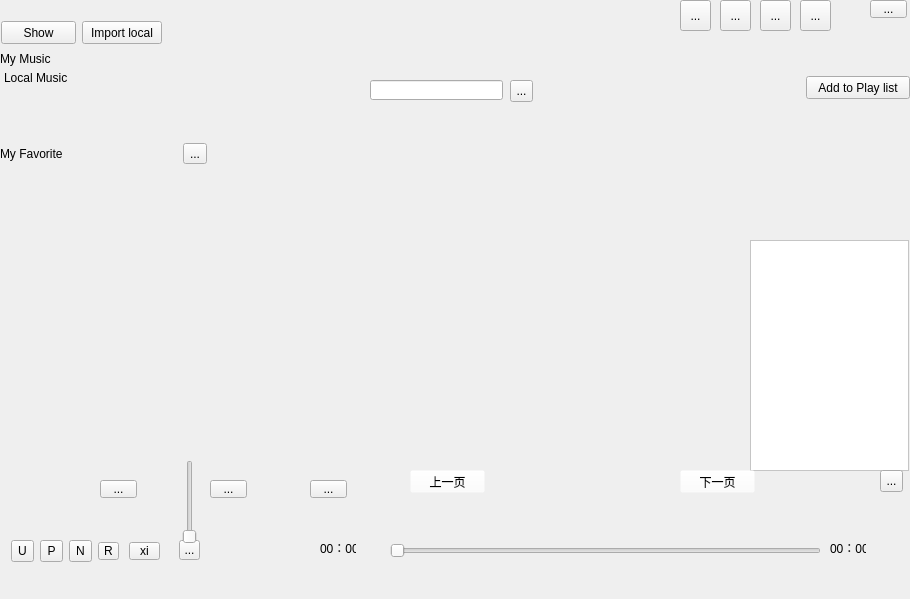
<?xml version="1.0" encoding="UTF-8"?>
<ui version="4.0">
 <class>Widget</class>
 <widget class="QWidget" name="Widget">
  <property name="geometry">
   <rect>
    <x>0</x>
    <y>0</y>
    <width>910</width>
    <height>599</height>
   </rect>
  </property>
  <property name="sizePolicy">
   <sizepolicy hsizetype="Expanding" vsizetype="Expanding">
    <horstretch>0</horstretch>
    <verstretch>0</verstretch>
   </sizepolicy>
  </property>
  <property name="windowTitle">
   <string>Music</string>
  </property>
  <property name="windowIcon">
   <iconset resource="image.qrc">
    <normaloff>:/Image/mai.jpg</normaloff>:/Image/mai.jpg</iconset>
  </property>
  <property name="autoFillBackground">
   <bool>true</bool>
  </property>
  <property name="styleSheet">
   <string notr="true"/>
  </property>
  <widget class="QLabel" name="label_2">
   <property name="geometry">
    <rect>
     <x>0</x>
     <y>50</y>
     <width>67</width>
     <height>17</height>
    </rect>
   </property>
   <property name="text">
    <string>My Music</string>
   </property>
  </widget>
  <widget class="QWidget" name="layoutWidget">
   <property name="geometry">
    <rect>
     <x>0</x>
     <y>140</y>
     <width>695</width>
     <height>27</height>
    </rect>
   </property>
   <layout class="QHBoxLayout" name="horizontalLayout_3">
    <item>
     <widget class="QLabel" name="label_3">
      <property name="text">
       <string>My Favorite </string>
      </property>
     </widget>
    </item>
    <item>
     <spacer name="horizontalSpacer_2">
      <property name="orientation">
       <enum>Qt::Horizontal</enum>
      </property>
      <property name="sizeHint" stdset="0">
       <size>
        <width>78</width>
        <height>20</height>
       </size>
      </property>
     </spacer>
    </item>
    <item>
     <widget class="QToolButton" name="toolButton_7">
      <property name="text">
       <string>...</string>
      </property>
      <property name="icon">
       <iconset resource="image.qrc">
        <normaloff>:/Image/new.png</normaloff>:/Image/new.png</iconset>
      </property>
     </widget>
    </item>
    <item>
     <spacer name="horizontalSpacer_3">
      <property name="orientation">
       <enum>Qt::Horizontal</enum>
      </property>
      <property name="sizeHint" stdset="0">
       <size>
        <width>488</width>
        <height>20</height>
       </size>
      </property>
     </spacer>
    </item>
   </layout>
  </widget>
  <widget class="QListWidget" name="listWidget_3">
   <property name="geometry">
    <rect>
     <x>1</x>
     <y>161</y>
     <width>241</width>
     <height>311</height>
    </rect>
   </property>
   <property name="styleSheet">
    <string notr="true">background-color: rgba(255, 255, 255, 0);</string>
   </property>
  </widget>
  <widget class="QTableWidget" name="tableWidget">
   <property name="geometry">
    <rect>
     <x>270</x>
     <y>160</y>
     <width>641</width>
     <height>311</height>
    </rect>
   </property>
   <property name="styleSheet">
    <string notr="true">background-color: rgba(255, 255, 255, 0);</string>
   </property>
  </widget>
  <widget class="QListWidget" name="listWidget">
   <property name="geometry">
    <rect>
     <x>750</x>
     <y>240</y>
     <width>159</width>
     <height>231</height>
    </rect>
   </property>
   <property name="styleSheet">
    <string notr="true">background-color: rgb(255, 255, 255);</string>
   </property>
  </widget>
  <widget class="QToolButton" name="toolButton_9">
   <property name="geometry">
    <rect>
     <x>720</x>
     <y>0</y>
     <width>31</width>
     <height>31</height>
    </rect>
   </property>
   <property name="text">
    <string>...</string>
   </property>
   <property name="icon">
    <iconset resource="image.qrc">
     <normaloff>:/Image/setting.png</normaloff>:/Image/setting.png</iconset>
   </property>
  </widget>
  <widget class="QToolButton" name="toolButton_10">
   <property name="geometry">
    <rect>
     <x>760</x>
     <y>0</y>
     <width>31</width>
     <height>31</height>
    </rect>
   </property>
   <property name="text">
    <string>...</string>
   </property>
   <property name="icon">
    <iconset resource="image.qrc">
     <normaloff>:/Image/log.png</normaloff>:/Image/log.png</iconset>
   </property>
  </widget>
  <widget class="QToolButton" name="toolButton_11">
   <property name="geometry">
    <rect>
     <x>800</x>
     <y>0</y>
     <width>31</width>
     <height>31</height>
    </rect>
   </property>
   <property name="text">
    <string>...</string>
   </property>
  </widget>
  <widget class="QToolButton" name="toolButton_12">
   <property name="geometry">
    <rect>
     <x>680</x>
     <y>0</y>
     <width>31</width>
     <height>31</height>
    </rect>
   </property>
   <property name="text">
    <string>...</string>
   </property>
   <property name="icon">
    <iconset resource="image.qrc">
     <normaloff>:/Image/skin.png</normaloff>:/Image/skin.png</iconset>
   </property>
  </widget>
  <widget class="QToolButton" name="toolButton_13">
   <property name="geometry">
    <rect>
     <x>179</x>
     <y>540</y>
     <width>21</width>
     <height>20</height>
    </rect>
   </property>
   <property name="text">
    <string>...</string>
   </property>
   <property name="icon">
    <iconset resource="image.qrc">
     <normaloff>:/Image/volum.png</normaloff>:/Image/volum.png</iconset>
   </property>
  </widget>
  <widget class="QListWidget" name="listWidget_2">
   <property name="geometry">
    <rect>
     <x>0</x>
     <y>70</y>
     <width>241</width>
     <height>71</height>
    </rect>
   </property>
   <property name="styleSheet">
    <string notr="true">background-color: rgba(255, 255, 255, 0);</string>
   </property>
   <item>
    <property name="text">
     <string>Local Music</string>
    </property>
   </item>
  </widget>
  <widget class="QPushButton" name="pushButton_4">
   <property name="geometry">
    <rect>
     <x>806</x>
     <y>76</y>
     <width>104</width>
     <height>23</height>
    </rect>
   </property>
   <property name="text">
    <string>Add to Play list</string>
   </property>
  </widget>
  <widget class="QPushButton" name="pushButton_2">
   <property name="geometry">
    <rect>
     <x>82</x>
     <y>21</y>
     <width>80</width>
     <height>23</height>
    </rect>
   </property>
   <property name="text">
    <string>Import local</string>
   </property>
  </widget>
  <widget class="QPushButton" name="pushButton_3">
   <property name="geometry">
    <rect>
     <x>1</x>
     <y>21</y>
     <width>75</width>
     <height>23</height>
    </rect>
   </property>
   <property name="text">
    <string>Show</string>
   </property>
  </widget>
  <widget class="QLineEdit" name="lineEdit">
   <property name="geometry">
    <rect>
     <x>370</x>
     <y>80</y>
     <width>133</width>
     <height>20</height>
    </rect>
   </property>
  </widget>
  <widget class="QToolButton" name="toolButton_6">
   <property name="geometry">
    <rect>
     <x>510</x>
     <y>80</y>
     <width>23</width>
     <height>22</height>
    </rect>
   </property>
   <property name="text">
    <string>...</string>
   </property>
   <property name="icon">
    <iconset resource="image.qrc">
     <normaloff>:/Image/so.png</normaloff>:/Image/so.png</iconset>
   </property>
  </widget>
  <widget class="QToolButton" name="toolButton_3">
   <property name="geometry">
    <rect>
     <x>69</x>
     <y>540</y>
     <width>23</width>
     <height>22</height>
    </rect>
   </property>
   <property name="text">
    <string>N</string>
   </property>
   <property name="icon">
    <iconset resource="image.qrc">
     <normaloff>:/Image/next.png</normaloff>:/Image/next.png</iconset>
   </property>
  </widget>
  <widget class="QToolButton" name="toolButton_4">
   <property name="geometry">
    <rect>
     <x>98</x>
     <y>542</y>
     <width>21</width>
     <height>18</height>
    </rect>
   </property>
   <property name="text">
    <string>R</string>
   </property>
   <property name="icon">
    <iconset resource="image.qrc">
     <normaloff>:/Image/random.png</normaloff>:/Image/random.png</iconset>
   </property>
  </widget>
  <widget class="QToolButton" name="toolButton_5">
   <property name="geometry">
    <rect>
     <x>129</x>
     <y>542</y>
     <width>31</width>
     <height>18</height>
    </rect>
   </property>
   <property name="text">
    <string>xi</string>
   </property>
   <property name="icon">
    <iconset resource="image.qrc">
     <normaloff>:/Image/prefer.png</normaloff>:/Image/prefer.png</iconset>
   </property>
  </widget>
  <widget class="QSlider" name="verticalSlider">
   <property name="geometry">
    <rect>
     <x>179</x>
     <y>460</y>
     <width>22</width>
     <height>84</height>
    </rect>
   </property>
   <property name="orientation">
    <enum>Qt::Vertical</enum>
   </property>
  </widget>
  <widget class="QLabel" name="label">
   <property name="geometry">
    <rect>
     <x>320</x>
     <y>540</y>
     <width>36</width>
     <height>16</height>
    </rect>
   </property>
   <property name="text">
    <string>00：00</string>
   </property>
  </widget>
  <widget class="QSlider" name="horizontalSlider">
   <property name="geometry">
    <rect>
     <x>390</x>
     <y>540</y>
     <width>431</width>
     <height>22</height>
    </rect>
   </property>
   <property name="orientation">
    <enum>Qt::Horizontal</enum>
   </property>
  </widget>
  <widget class="QLabel" name="label_4">
   <property name="geometry">
    <rect>
     <x>830</x>
     <y>540</y>
     <width>36</width>
     <height>16</height>
    </rect>
   </property>
   <property name="text">
    <string>00：00</string>
   </property>
  </widget>
  <widget class="QToolButton" name="toolButton_8">
   <property name="geometry">
    <rect>
     <x>880</x>
     <y>470</y>
     <width>23</width>
     <height>22</height>
    </rect>
   </property>
   <property name="text">
    <string>...</string>
   </property>
   <property name="icon">
    <iconset resource="image.qrc">
     <normaloff>:/Image/playlist.png</normaloff>:/Image/playlist.png</iconset>
   </property>
  </widget>
  <widget class="QToolButton" name="toolButton">
   <property name="geometry">
    <rect>
     <x>11</x>
     <y>540</y>
     <width>23</width>
     <height>22</height>
    </rect>
   </property>
   <property name="text">
    <string>U</string>
   </property>
   <property name="icon">
    <iconset resource="image.qrc">
     <normaloff>:/Image/pre.png</normaloff>:/Image/pre.png</iconset>
   </property>
  </widget>
  <widget class="QToolButton" name="toolButton_2">
   <property name="geometry">
    <rect>
     <x>40</x>
     <y>540</y>
     <width>23</width>
     <height>22</height>
    </rect>
   </property>
   <property name="text">
    <string>P</string>
   </property>
   <property name="icon">
    <iconset resource="image.qrc">
     <normaloff>:/Image/play.png</normaloff>:/Image/play.png</iconset>
   </property>
  </widget>
  <widget class="QLabel" name="label_6">
   <property name="geometry">
    <rect>
     <x>320</x>
     <y>500</y>
     <width>191</width>
     <height>21</height>
    </rect>
   </property>
   <property name="text">
    <string/>
   </property>
  </widget>
  <widget class="QWidget" name="widget" native="true">
   <property name="geometry">
    <rect>
     <x>0</x>
     <y>0</y>
     <width>911</width>
     <height>571</height>
    </rect>
   </property>
   <property name="autoFillBackground">
    <bool>false</bool>
   </property>
   <property name="styleSheet">
    <string notr="true"/>
   </property>
   <widget class="QToolButton" name="toolButton_14">
    <property name="geometry">
     <rect>
      <x>870</x>
      <y>0</y>
      <width>37</width>
      <height>18</height>
     </rect>
    </property>
    <property name="text">
     <string>...</string>
    </property>
    <property name="icon">
     <iconset resource="image.qrc">
      <normaloff>:/Image/down.png</normaloff>:/Image/down.png</iconset>
    </property>
   </widget>
   <widget class="QLabel" name="label_7">
    <property name="geometry">
     <rect>
      <x>90</x>
      <y>40</y>
      <width>281</width>
      <height>271</height>
     </rect>
    </property>
    <property name="styleSheet">
     <string notr="true">background-color: rgba(255, 255, 255, 0);</string>
    </property>
    <property name="text">
     <string/>
    </property>
   </widget>
   <widget class="QLabel" name="label_8">
    <property name="geometry">
     <rect>
      <x>80</x>
      <y>330</y>
      <width>241</width>
      <height>61</height>
     </rect>
    </property>
    <property name="styleSheet">
     <string notr="true">background-color: rgba(255, 255, 255, 0);</string>
    </property>
    <property name="text">
     <string/>
    </property>
   </widget>
   <widget class="QToolButton" name="toolButton_15">
    <property name="geometry">
     <rect>
      <x>310</x>
      <y>480</y>
      <width>37</width>
      <height>18</height>
     </rect>
    </property>
    <property name="text">
     <string>...</string>
    </property>
   </widget>
   <widget class="QToolButton" name="toolButton_16">
    <property name="geometry">
     <rect>
      <x>210</x>
      <y>480</y>
      <width>37</width>
      <height>18</height>
     </rect>
    </property>
    <property name="text">
     <string>...</string>
    </property>
   </widget>
   <widget class="QToolButton" name="toolButton_17">
    <property name="geometry">
     <rect>
      <x>100</x>
      <y>480</y>
      <width>37</width>
      <height>18</height>
     </rect>
    </property>
    <property name="autoFillBackground">
     <bool>false</bool>
    </property>
    <property name="styleSheet">
     <string notr="true"/>
    </property>
    <property name="text">
     <string>...</string>
    </property>
   </widget>
   <widget class="QLabel" name="label_5">
    <property name="geometry">
     <rect>
      <x>450</x>
      <y>80</y>
      <width>351</width>
      <height>21</height>
     </rect>
    </property>
    <property name="styleSheet">
     <string notr="true">background-color: rgba(255, 255, 255, 0);</string>
    </property>
    <property name="text">
     <string/>
    </property>
   </widget>
   <widget class="QLabel" name="label_9">
    <property name="geometry">
     <rect>
      <x>450</x>
      <y>120</y>
      <width>351</width>
      <height>21</height>
     </rect>
    </property>
    <property name="styleSheet">
     <string notr="true">background-color: rgba(255, 255, 255, 0);</string>
    </property>
    <property name="text">
     <string/>
    </property>
   </widget>
   <widget class="QLabel" name="label_10">
    <property name="geometry">
     <rect>
      <x>450</x>
      <y>160</y>
      <width>351</width>
      <height>21</height>
     </rect>
    </property>
    <property name="styleSheet">
     <string notr="true">background-color: rgba(255, 255, 255, 0);</string>
    </property>
    <property name="text">
     <string/>
    </property>
   </widget>
   <widget class="QLabel" name="label_11">
    <property name="geometry">
     <rect>
      <x>450</x>
      <y>200</y>
      <width>351</width>
      <height>21</height>
     </rect>
    </property>
    <property name="styleSheet">
     <string notr="true">background-color: rgba(255, 255, 255, 0);</string>
    </property>
    <property name="text">
     <string/>
    </property>
   </widget>
   <widget class="QLabel" name="label_12">
    <property name="geometry">
     <rect>
      <x>450</x>
      <y>240</y>
      <width>351</width>
      <height>21</height>
     </rect>
    </property>
    <property name="styleSheet">
     <string notr="true">background-color: rgba(255, 255, 255, 0);</string>
    </property>
    <property name="text">
     <string/>
    </property>
   </widget>
   <widget class="QLabel" name="label_13">
    <property name="geometry">
     <rect>
      <x>450</x>
      <y>280</y>
      <width>351</width>
      <height>21</height>
     </rect>
    </property>
    <property name="styleSheet">
     <string notr="true">background-color: rgba(255, 255, 255, 0);</string>
    </property>
    <property name="text">
     <string/>
    </property>
   </widget>
   <widget class="QLabel" name="label_14">
    <property name="geometry">
     <rect>
      <x>450</x>
      <y>400</y>
      <width>351</width>
      <height>21</height>
     </rect>
    </property>
    <property name="styleSheet">
     <string notr="true">background-color: rgba(255, 255, 255, 0);</string>
    </property>
    <property name="text">
     <string/>
    </property>
   </widget>
   <widget class="QLabel" name="label_15">
    <property name="geometry">
     <rect>
      <x>450</x>
      <y>440</y>
      <width>351</width>
      <height>21</height>
     </rect>
    </property>
    <property name="styleSheet">
     <string notr="true">background-color: rgba(255, 255, 255, 0);</string>
    </property>
    <property name="text">
     <string/>
    </property>
   </widget>
   <widget class="QLabel" name="label_16">
    <property name="geometry">
     <rect>
      <x>450</x>
      <y>320</y>
      <width>351</width>
      <height>21</height>
     </rect>
    </property>
    <property name="styleSheet">
     <string notr="true">background-color: rgba(255, 255, 255, 0);</string>
    </property>
    <property name="text">
     <string/>
    </property>
   </widget>
   <widget class="QLabel" name="label_17">
    <property name="geometry">
     <rect>
      <x>450</x>
      <y>360</y>
      <width>351</width>
      <height>21</height>
     </rect>
    </property>
    <property name="styleSheet">
     <string notr="true">background-color: rgba(255, 255, 255, 0);</string>
    </property>
    <property name="text">
     <string/>
    </property>
   </widget>
  </widget>
  <widget class="QPushButton" name="pushButton">
   <property name="geometry">
    <rect>
     <x>680</x>
     <y>470</y>
     <width>75</width>
     <height>23</height>
    </rect>
   </property>
   <property name="styleSheet">
    <string notr="true">background-color: rgba(255, 255, 255, 0);
</string>
   </property>
   <property name="text">
    <string>下一页</string>
   </property>
  </widget>
  <widget class="QPushButton" name="pushButton_5">
   <property name="geometry">
    <rect>
     <x>410</x>
     <y>470</y>
     <width>75</width>
     <height>23</height>
    </rect>
   </property>
   <property name="styleSheet">
    <string notr="true">background-color: rgba(255, 255, 255, 0);
</string>
   </property>
   <property name="text">
    <string>上一页</string>
   </property>
  </widget>
 </widget>
 <resources>
  <include location="image.qrc"/>
 </resources>
 <connections/>
</ui>
